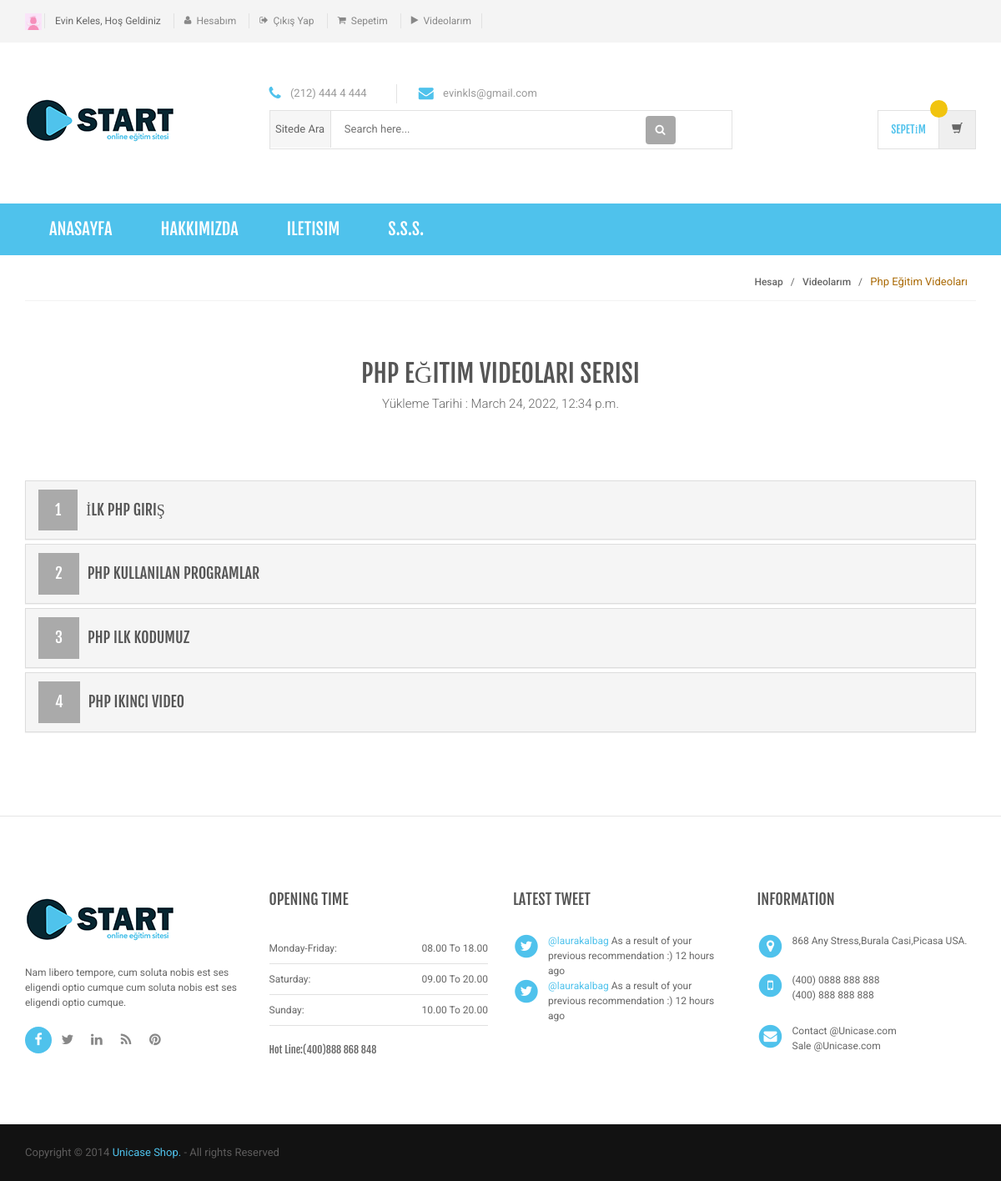
Page /user/orderdetail/4 (signed in) on the committed database.
### home/models.py (models this page shows, shortened)
class UserProfile(models.Model):
    user = models.OneToOneField(User, on_delete=models.CASCADE)
    phone = models.CharField(blank=True, max_length=20)
    address = models.CharField(blank=True, max_length=150)
    city = models.CharField(blank=True, max_length=20)
    country = models.CharField(blank=True, max_length=20)
    image = models.ImageField(blank=True, upload_to='images/user/')
    def image_tag(self):
        return mark_safe('<img src="{}" height="50"/>'.format(self.image.url))
    image_tag.short_description = 'Image'

### video/models.py (models this page shows, shortened)
class Video(models.Model):
    STATUS = (
        ('True', 'Evet'),
        ('False', 'Hayır'),
    )
    category = models.ForeignKey(Category, on_delete=models.CASCADE)
    title = models.CharField(max_length=150)
    video=models.FileField(upload_to="video/%y",blank=True)
    description = models.CharField(max_length=255)
    keywords = models.CharField(max_length=255)
    image = models.ImageField(blank=True, upload_to='images/')
    price = models.FloatField()
    amount = models.IntegerField()
    detail = RichTextUploadingField()
    status = models.CharField(max_length=10, choices=STATUS)
    slug = models.SlugField(null=False, unique=True)
    created_at = models.DateTimeField(auto_now_add=True)
    update_at = models.DateTimeField(auto_now=True)
    def image_tag(self):
        return mark_safe('<img src="{}" height="50"/>'.format(self.image.url))
    image_tag.short_description = 'Image'

class Videoglr(models.Model):
    video= models.ForeignKey(Video,on_delete=models.CASCADE)
    title = models.CharField(max_length=75,blank=True)
    videono = models.IntegerField()
    videos = models.FileField(upload_to="video/%y",blank=True)

### user/views.py (the view)
# urls.py: path('orderdetail/<int:id>', views.orderdetail, name='orderdetail'),
@login_required(login_url='/login')
def orderdetail(request,id):
    current_user = request.user
    order = Order.objects.all()
    ordervideo = OrderVideo.objects.get(id=id)
    ordervideodetail = Video.objects.filter(id=id)
    videos = Videoglr.objects.filter(video_id=id)
    context = {'ordervideodetail': ordervideodetail,
               'ordervideo': ordervideo,
               'order': order,
               'videos': videos,
               }
    return render(request, 'user_video_detail.html', context)

### user/templates/user_video_detail.html (shortened to what this page needs)
{% extends "homebase.html" %}
{% block content %}
<div class="breadcrumb">
	<div class="container">
		<div class="breadcrumb-inner">
			<ul class="list-inline list-unstyled">
				<li><a href="/user">Hesap</a></li>
				<li><a href="/user/orders">Videolarım</a></li>
				{% for rs in ordervideodetail %}
				<li class="active">{{ rs.title }}</li>
				{% endfor %}
			</ul>
		</div>
	</div>
</div>
 <div class="body-content outer-top-bd">
            <div class="container">
		<div class="checkout-box faq-page inner-bottom-sm">
			<div class="row">
				<div class="col-md-12">
					{% for rs in ordervideodetail %}
					<h2>{{ rs.title }} Serisi</h2>
					<span class="title-tag">Yükleme Tarihi : {{ rs.created_at }}</span>
					{% endfor %}
					<div class="panel-group checkout-steps" id="accordion">
{% for rs in videos %}
<div class="panel panel-default checkout-step-02">
		<div class="panel-heading">
    	<h4 class="unicase-checkout-title">
	        <a data-toggle="collapse" class="collapsed" data-parent="#accordion" href="#collapse{{ rs.videono }}">
	          <span>{{ rs.videono }}</span>{{ rs.title }}
	        </a>
	     </h4>
    </div>
</div>
{% endfor %}
					</div>
				</div>
			</div>
		</div>
        </div>
    </div>
{% endblock %}

### home/templates/header.html (shortened to what this page needs)
{% load static %}
<header class="header-style-1">
<div class="top-bar animate-dropdown">
	<div class="container">
		<div class="header-top-inner">
			<div class="cnt-account">
				<ul class="list-unstyled">
					{% if user.id is not None %}
					<img src="{{ user.userprofile.image.url }}" height="20" width="20">
					<li>{{ user.first_name }}&nbsp;{{ user.last_name }},&nbsp;Hoş Geldiniz</li>
					<li><a href="/user/"><i class="icon fa fa-user"></i>Hesabım</a></li>
					<li><a href="/logout/"><i class="icon fa fa-sign-out"></i>Çıkış Yap</a></li>
					<li><a href="/shopcart/"><i class="icon fa fa-shopping-cart"></i>Sepetim</a></li>
					<li><a href="/user/orders"><i class="icon fa fa-play"></i>Videolarım</a></li>
					{% else %}
					<li><a href="/signup/"><i class="icon fa fa-key"></i>Kayıt Ol</a></li>
					<li><a href="/login/"><i class="icon fa fa-sign-in"></i>Giriş Yap</a></li>
					{% endif %}
				</ul>
			</div>
			<div class="clearfix"></div>
		</div>
	</div>
</div>
	<div class="main-header">
		<div class="container">
			<div class="row">
				<div class="col-xs-12 col-sm-12 col-md-3 logo-holder">
<div class="logo">
	<a href="/">
		<img src="{% static 'assets/images/evn.png'%}" alt="">
	</a>
</div>
				</div>
				<div class="col-xs-12 col-sm-12 col-md-6 top-search-holder">
					<div class="contact-row">
    <div class="phone inline">
        <i class="icon fa fa-phone"></i> (212) 444 4 444
    </div>
    <div class="contact inline">
        <i class="icon fa fa-envelope"></i> evinkls@gmail.com
    </div>
</div>
<div class="search-area">
    <form action="/search/" method="post">
        <div class="control-group">
            <ul class="categories-filter animate-dropdown">
				<li>&nbsp;&nbsp;Sitede Ara&nbsp;&nbsp;</li>
            </ul>
            <input class="search-field" name="query" type="text" placeholder="Search here..." />
            <button class="btn-upper btn btn-primary checkout-page-button"><i class="fa fa-search"></i></button>
        </div>
    </form>
</div>
				</div>
				<div class="col-xs-12 col-sm-12 col-md-3 animate-dropdown top-cart-row">
	<div class="dropdown dropdown-cart">
		<a href="#" class="dropdown-toggle lnk-cart" data-toggle="dropdown">
			<div class="items-cart-inner">
				<div class="total-price-basket">
					<span class="total-price">
						<span class="sign">SEPETİM</span>
					</span>
				</div>
				<div class="basket">
					<i class="glyphicon glyphicon-shopping-cart"></i>
				</div>
				<div class="basket-item-count"></div>
		    </div>
		</a>
	</div>
				</div>
			</div>
		</div>
	</div>
<div class="header-nav animate-dropdown">
    <div class="container">
        <div class="yamm navbar navbar-default" role="navigation">
            <div class="nav-bg-class">
                <div class="navbar-collapse collapse" id="mc-horizontal-menu-collapse">
	<div class="nav-outer">
		<ul class="nav navbar-nav">
			<li class="active dropdown yamm-fw">
				<a href="/">Anasayfa</a>
			</li>
			<li class="dropdown hidden-sm">
				<a href="/hakkimizda">HAKKIMIZDA</a>
			</li>
			<li class="dropdown">
				<a href="/iletisim">ILETISIM</a>
			</li>
			<li class="dropdown">
				<a href="/faq">S.S.S.</a>
			</li>
		</ul>
		<div class="clearfix"></div>
	</div>
</div>
            </div>
        </div>
    </div>
</div>
</header>

### home/static/assets/css/orange.css (style rules this page uses)
a { color: #4fc2ec; }
.main-header .top-search-holder .contact-row .icon { color: #4fc2ec; }
.top-cart-row .dropdown-cart .lnk-cart .items-cart-inner .total-price-basket .total-price { color: #4fc2ec; }
.header-style-1 .header-nav { background: #4fc2ec; }
.breadcrumb ul li.active { color: #ab6c09; }

### home/static/assets/css/lightbox.css (style rules this page uses)
body:after { content: url(../images/close.png) url(../images/loading.gif) url(../images/prev.png) url(../images/next.png); display: none; }

### home/static/assets/css/green.css (style rules this page uses)
a { color: #abd07e; }
.main-header .top-search-holder .contact-row .icon { color: #abd07e; }
.top-cart-row .dropdown-cart .lnk-cart .items-cart-inner .total-price-basket .total-price { color: #abd07e; }
.header-style-1 .header-nav { background: #abd07e; }
.breadcrumb ul li.active { color: #84b943; }

### home/static/assets/css/blue.css (style rules this page uses)
a { color: #3498db; }
.main-header .top-search-holder .contact-row .icon { color: #3498db; }
.top-cart-row .dropdown-cart .lnk-cart .items-cart-inner .total-price-basket .total-price { color: #3498db; }
.header-style-1 .header-nav { background: #3498db; }
.breadcrumb ul li.active { color: #1d6ca1; }

### home/static/assets/css/red.css (style rules this page uses)
a { color: #ff6c6c; }
.main-header .top-search-holder .contact-row .icon { color: #ff6c6c; }
.top-cart-row .dropdown-cart .lnk-cart .items-cart-inner .total-price-basket .total-price { color: #ff6c6c; }
.header-style-1 .header-nav { background: #ff6c6c; }
.breadcrumb ul li.active { color: #ff1a1a; }

### home/static/assets/css/dark-green.css (style rules this page uses)
a { color: #12cca7; }
.main-header .top-search-holder .contact-row .icon { color: #12cca7; }
.top-cart-row .dropdown-cart .lnk-cart .items-cart-inner .total-price-basket .total-price { color: #12cca7; }
.header-style-1 .header-nav { background: #12cca7; }
.breadcrumb ul li.active { color: #0b816a; }

### rows in the picture
Video: title "Php Eğitim Videoları", title "PHP EĞITIM VIDEOLARI", created_at "March 24, 2022, 12:34 p.m."
Videoglr: videono "1", title "İLK PHP GIRIŞ"
Videoglr: videono "2", title "PHP KULLANILAN PROGRAMLAR"
Videoglr: videono "3", title "PHP ILK KODUMUZ"
Videoglr: videono "4", title "PHP IKINCI VIDEO"

### other values in the picture
{{ user.first_name }} "Evin"
{{ user.last_name }} "Keles"
